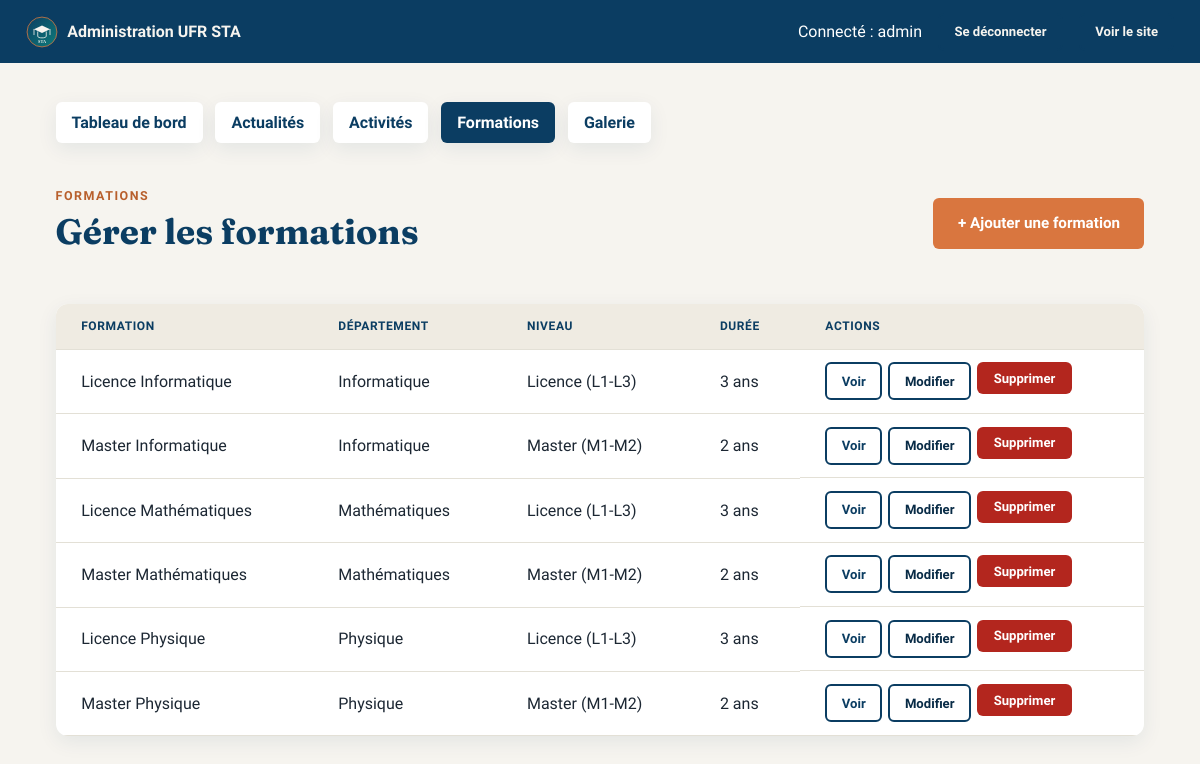
Screenshot of /admin/formations (signed in) with the database file from the repository.
### tables this page shows
CREATE TABLE formations (
    id                    INTEGER PRIMARY KEY AUTOINCREMENT,
    departement_id        INTEGER NOT NULL,
    nom                   TEXT NOT NULL,
    niveau                TEXT,
    duree                 TEXT,
    conditions_admission  TEXT,
    debouches             TEXT,
    FOREIGN KEY (departement_id) REFERENCES departements (id) ON DELETE CASCADE
);

CREATE TABLE departements (
    id           INTEGER PRIMARY KEY AUTOINCREMENT,
    nom          TEXT NOT NULL,
    description  TEXT,
    responsable  TEXT,
    contact      TEXT
);

### backend/app.py (the view)
@app.route("/admin/formations")
@login_required
def admin_formations():
    liste = query_db(
        """SELECT formations.*, departements.nom AS departement_nom
           FROM formations
           JOIN departements ON formations.departement_id = departements.id
           ORDER BY departements.nom, formations.nom"""
    )
    return render_template("admin/formations_list.html", formations=liste)

### backend/app.py (called while the page is built)
def get_db():
    if "db" not in g:
        g.db = sqlite3.connect(app.config["DATABASE"])
        g.db.row_factory = sqlite3.Row
        g.db.execute("PRAGMA foreign_keys = ON")
    return g.db

def query_db(query, args=(), one=False):
    cur = get_db().execute(query, args)
    rows = cur.fetchall()
    cur.close()
    return (rows[0] if rows else None) if one else rows

def login_required(view):
    @wraps(view)
    def wrapped(*args, **kwargs):
        if not session.get("admin_logged_in"):
            flash("Veuillez vous connecter pour acceder a l'administration.", "error")
            return redirect(url_for("admin_login"))
        return view(*args, **kwargs)
    return wrapped

@app.context_processor
def inject_globals():
    ticker_items = query_db(
        "SELECT id, titre FROM actualites ORDER BY date_publication DESC LIMIT 6"
    )
    return {
        "current_year": datetime.now().year,
        "nom_ufr": "UFR Sciences et Technologies Avancées (STA)",
        "ticker_items": ticker_items,
    }

### templates/admin/formations_list.html (shortened to what this page needs)
{% extends "admin/base.html" %}
{% block content %}
<div class="section-header--flex">
  <div>
    <span class="eyebrow">Formations</span>
    <h2>Gérer les formations</h2>
  </div>
  <a class="btn btn--primary" href="{{ url_for('admin_formation_ajouter') }}">+ Ajouter une formation</a>
</div>
{% if formations %}
<div class="table-wrapper">
  <table>
    <thead>
      <tr>
        <th>Formation</th>
        <th>Département</th>
        <th>Niveau</th>
        <th>Durée</th>
        <th>Actions</th>
      </tr>
    </thead>
    <tbody>
      {% for f in formations %}
      <tr>
        <td>{{ f['nom'] }}</td>
        <td>{{ f['departement_nom'] }}</td>
        <td>{{ f['niveau'] }}</td>
        <td>{{ f['duree'] }}</td>
        <td class="actions-cell">
          <a class="btn btn--small btn--ghost" href="{{ url_for('formation_detail', formation_id=f['id']) }}">Voir</a>
          <a class="btn btn--small btn--outline" href="{{ url_for('admin_formation_modifier', formation_id=f['id']) }}">Modifier</a>
          <form method="POST" action="{{ url_for('admin_formation_supprimer', formation_id=f['id']) }}" data-confirm="Supprimer cette formation ?">
            <button type="submit" class="btn btn--small btn--danger">Supprimer</button>
          </form>
        </td>
      </tr>
      {% endfor %}
    </tbody>
  </table>
</div>
{% else %}
<p class="empty-state">Aucune formation enregistrée.</p>
{% endif %}
{% endblock %}

### static/css/style.css (style rules this page uses)
:root { --color-navy: #0b3d62; --color-navy-dark: #082b46; --color-teal: #0e7c7b; --color-terracotta: #d9763f; --color-terracotta-dark: #b85f2c; --color-cream: #f6f4ef; --color-cream-dark: #efebe2; --color-ink: #1c2733; --color-ink-soft: #4a5568; --color-white: #ffffff; --color-line: #e3e0d6; --color-success: #1f7a4d; --color-error: #b3261e; --font-display: "Fraunces", Georgia, "Times New Roman", serif; --font-body: "Source Sans 3", "Segoe UI", Arial, sans-serif; --space-xs: 0.4rem; --space-sm: 0.8rem; --space-md: 1.6rem; --space-lg: 2.4rem; --space-xl: 4rem; --space-2xl: 6rem; --container-width: 1140px; --radius-sm: 6px; --radius-md: 12px; --shadow-card: 0 6px 20px rgba(11, 61, 98, 0.08); --shadow-card-hover: 0 12px 28px rgba(11, 61, 98, 0.14); }
*, *::before, *::after { box-sizing: border-box; }
html { scroll-behavior: smooth; }
body { margin: 0; font-family: var(--font-body); color: var(--color-ink); background: var(--color-cream); line-height: 1.6; -webkit-font-smoothing: antialiased; }
a { color: var(--color-teal); text-decoration: none; }
h1, h2, h3, h4 { font-family: var(--font-display); color: var(--color-navy); line-height: 1.15; margin: 0 0 var(--space-sm); }
h2 { font-size: clamp(1.5rem, 3.4vw, 2.2rem); }
.eyebrow { display: inline-block; font-family: var(--font-body); font-weight: 700; letter-spacing: 0.12em; text-transform: uppercase; font-size: 0.78rem; color: var(--color-terracotta-dark); margin-bottom: var(--space-xs); }
.btn { display: inline-block; font-family: var(--font-body); font-weight: 600; padding: 0.7rem 1.4rem; border-radius: var(--radius-sm); border: 2px solid transparent; cursor: pointer; text-decoration: none; font-size: 0.95rem; transition: transform 0.15s ease, box-shadow 0.15s ease; }
.btn--primary { background: var(--color-terracotta); color: var(--color-white); }
.btn--outline { background: transparent; border-color: var(--color-navy); color: var(--color-navy-dark); }
.btn--ghost { background: transparent; border-color: var(--color-navy); color: var(--color-navy); }
.btn--small { padding: 0.4rem 0.9rem; font-size: 0.82rem; }
.btn--danger { background: var(--color-error); color: var(--color-white); }
.table-wrapper { overflow-x: auto; background: var(--color-white); border-radius: var(--radius-md); box-shadow: var(--shadow-card); }
table { width: 100%; border-collapse: collapse; min-width: 560px; }
th, td { text-align: left; padding: var(--space-sm) var(--space-md); border-bottom: 1px solid var(--color-line); white-space: nowrap; }
th { background: var(--color-cream-dark); color: var(--color-navy); font-family: var(--font-body); text-transform: uppercase; font-size: 0.75rem; letter-spacing: 0.05em; }
.actions-cell { display: flex; gap: var(--space-xs); }
.section-header--flex { display: flex; align-items: center; justify-content: space-between; flex-wrap: wrap; gap: 1rem; max-width: none; margin-bottom: var(--space-lg); }

### rows the page displays
formations: nom "Licence Informatique", departement_nom "Informatique", niveau "Licence (L1-L3)", duree "3 ans"
formations: nom "Master Informatique", departement_nom "Informatique", niveau "Master (M1-M2)", duree "2 ans"
formations: nom "Licence Mathématiques", departement_nom "Mathématiques", niveau "Licence (L1-L3)", duree "3 ans"
formations: nom "Master Mathématiques", departement_nom "Mathématiques", niveau "Master (M1-M2)", duree "2 ans"
formations: nom "Licence Physique", departement_nom "Physique", niveau "Licence (L1-L3)", duree "3 ans"
formations: nom "Master Physique", departement_nom "Physique", niveau "Master (M1-M2)", duree "2 ans"

### other values shown
{{ session.get('admin_username', '') }} "admin"
